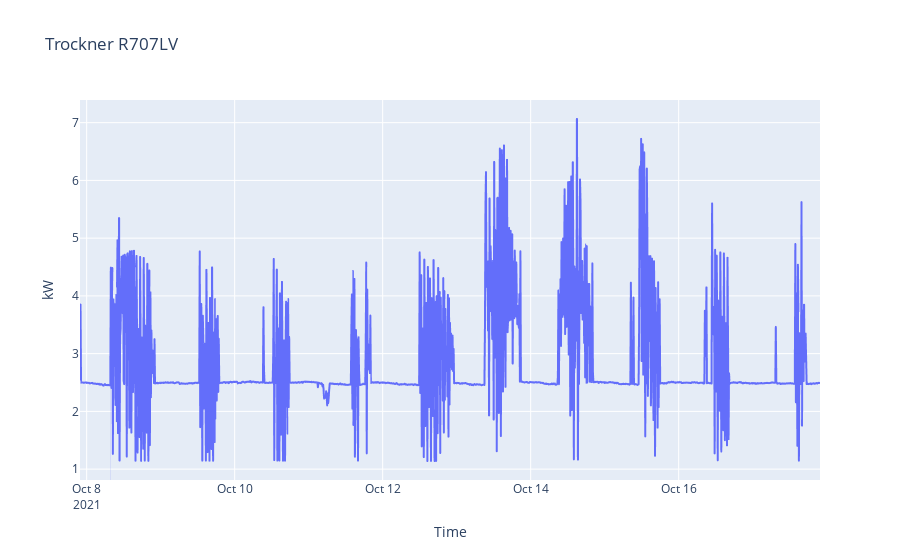

Source (notebook cell):
### Code cell
px.line(
    x=df_1T.index, y=df_1T.kw, 
    title='Trockner R707LV',
    labels={
        'x': 'Time',
        'y': 'kW'
    })

### Figure 1 — Plotly figure (JSON) as saved in the notebook; plotly's stock layout.template omitted (floating-point values rounded to 4 significant figures; data arrays with more than 128 entries replaced by an {"elided": "..."} marker saying what was removed)
{"data": [{"hovertemplate": "Time=%{x}<br>kW=%{y}<extra></extra>", "legendgroup": "", "line": {"color": "#636efa", "dash": "solid"}, "marker": {"symbol": "circle"}, "mode": "lines", "name": "", "showlegend": false, "type": "scattergl", "x": {"elided": "1441 str values"}, "xaxis": "x", "y": {"elided": "1441 float values"}, "yaxis": "y"}], "layout": {"legend": {"tracegroupgap": 0}, "title": {"text": "Trockner R707LV"}, "xaxis": {"anchor": "y", "domain": [0, 1], "title": {"text": "Time"}}, "yaxis": {"anchor": "x", "domain": [0, 1], "title": {"text": "kW"}}}}
